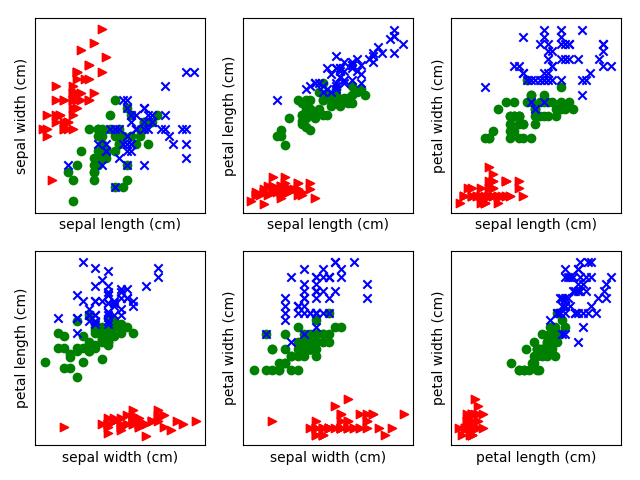

Source code (Python):
from matplotlib import pyplot as plt
from sklearn.datasets import load_iris

data = load_iris()

features = data['data']

print(features)
feature_names = data['feature_names']
target = data['target']
print(target)
target_names = data['target_names']
labels = target_names[target]

fig,axes = plt.subplots(2,3)
pairs = [(0, 1), (0, 2), (0, 3), (1, 2), (1, 3), (2, 3)]

color_marker = [
    ("r", ">"),
    ("g","o"),
    ("b","x")
]

for i, (p0,p1) in enumerate(pairs):
    ax = axes.flat[i]

    for t in range(3):
        c, marker = color_marker[t]
        ax.scatter(features[target == t, p0],
                   features[target == t, p1],
                   marker=marker,c=c)

    ax.set_xlabel(feature_names[p0])
    ax.set_ylabel(feature_names[p1])
    ax.set_xticks([])
    ax.set_yticks([])
fig.tight_layout()
fig.savefig('figure1.png')